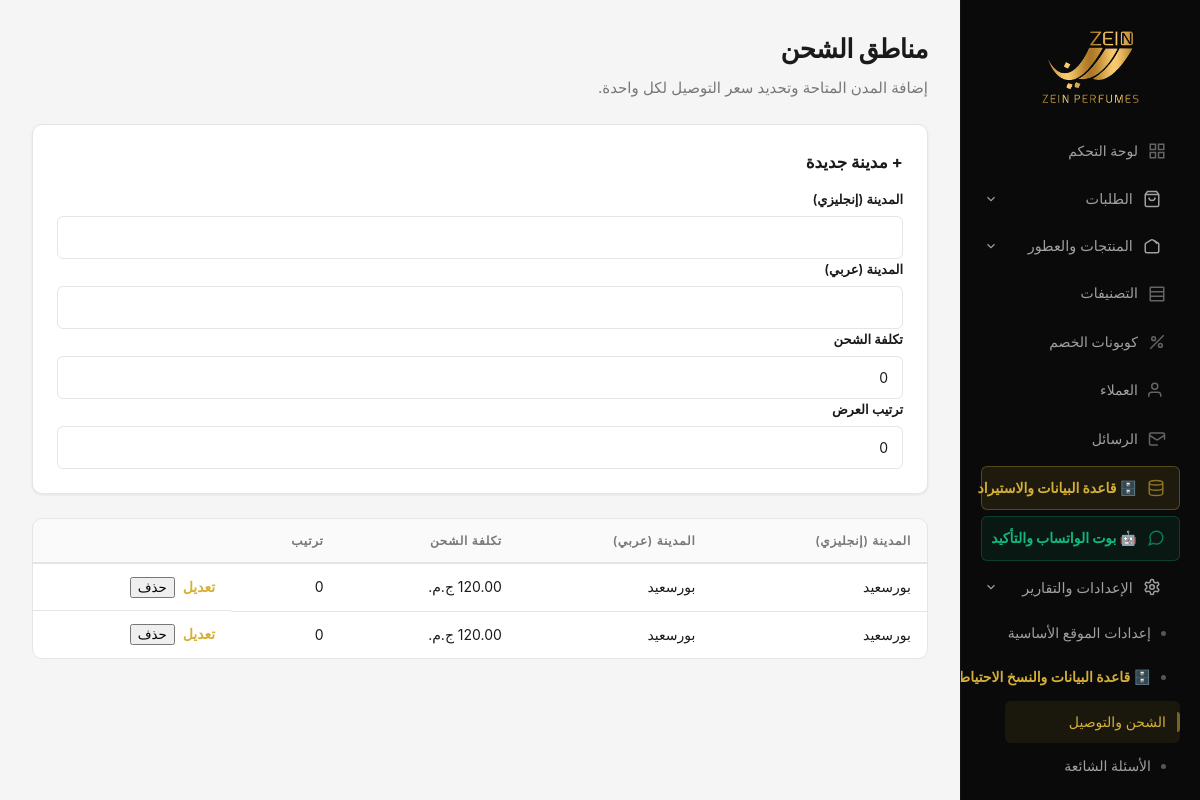
The page /admin/shipping.php (signed in) on the database its author committed.
### tables this page shows
CREATE TABLE `shipping_cities` (
  `id` int(10) UNSIGNED NOT NULL,
  `name_en` varchar(255) NOT NULL,
  `name_ar` varchar(255) NOT NULL,
  `shipping_cost` decimal(10,2) NOT NULL DEFAULT 0.00,
  `sort_order` int(11) NOT NULL DEFAULT 0,
  `active` tinyint(1) NOT NULL DEFAULT 1
);

### includes/locale.php (called while the page is built, shortened)
<?php
function current_lang(): string
{
    return $_SESSION['lang'] ?? 'ar';
}
function t(string $key, array $replace = []): string
{
    $lang = current_lang();
    $map = translation_map();
    $str = $map[$lang][$key] ?? $map['en'][$key] ?? $map['ar'][$key] ?? $key;
    return $str;
}

### includes/config.php (called while the page is built, shortened)
<?php
require_once __DIR__ . '/locale.php';
function esc(string $s): string
{
    return htmlspecialchars($s, ENT_QUOTES, 'UTF-8');
}
function format_price(float|int|string $amount): string
{
    return number_format((float)$amount, 2) . ' ' . t('currency');
}

### includes/admin_bootstrap.php (called while the page is built, shortened)
<?php
require_once __DIR__ . '/config.php';
function admin_base_path(): string
{
    $script = $_SERVER['SCRIPT_NAME'] ?? '';
    $dir = str_replace('\\', '/', dirname($script));
    if (substr($dir, -6) === '/admin') {
        $base = dirname($dir);
    } else {
        $base = $dir;
    }
    return $base === '/' || $base === '\\' ? '' : rtrim($base, '/');
}
function admin_url(string $path = ''): string
{
    $path = ltrim($path, '/');
    $prefix = admin_base_path() !== '' ? admin_base_path() . '/admin/' : '/admin/';
    return $prefix . $path;
}
function admin_js_string(string $translationKey): string
{
    return json_encode(t($translationKey), JSON_HEX_TAG | JSON_HEX_APOS | JSON_UNESCAPED_UNICODE);
}

### admin/shipping.php (the view, shortened to what this page needs)
<?php
$pdo = medal_pdo();
$rows = [];
$edit = null;
if ($pdo !== null) {
    try {
        $rows = $pdo->query('SELECT * FROM shipping_cities ORDER BY sort_order ASC, id ASC')->fetchAll();
    } catch (\Exception $e) {
        $rows = [];
    }
}
require __DIR__ . '/_layout_start.php';
?>
<h1><?= esc(t('admin_shipping')) ?></h1>
<p class="admin-lead"><?= esc(t('admin_shipping_lead')) ?></p>
<?php if ($pdo === null): ?>
    <div class="admin-error"><?= esc(t('admin_db_short')) ?></div>
<?php else: ?>
<div class="admin-card">
    <h2 style="margin-top:0;font-size:1.05rem"><?= $edit ? esc(t('admin_edit_city')) : esc(t('admin_new_city')) ?></h2>
    <form class="admin-form" method="post" action="<?= esc(admin_url('shipping_save.php')) ?>">
        <label for="name_en"><?= esc(t('admin_th_city_en')) ?></label>
        <input type="text" id="name_en" name="name_en" required value="<?= esc($edit ? (string) $edit['name_en'] : '') ?>">
        <label for="name_ar"><?= esc(t('admin_th_city_ar')) ?></label>
        <input type="text" id="name_ar" name="name_ar" required value="<?= esc($edit ? (string) $edit['name_ar'] : '') ?>" dir="rtl">
        <label for="shipping_cost"><?= esc(t('admin_label_cost')) ?></label>
        <input type="number" id="shipping_cost" name="shipping_cost" required value="<?= $edit ? (float) $edit['shipping_cost'] : 0 ?>" step="0.01" min="0">
        <label for="sort_order"><?= esc(t('admin_label_sort_order')) ?></label>
        <input type="number" id="sort_order" name="sort_order" value="<?= $edit ? (int) $edit['sort_order'] : 0 ?>">
    </form>
</div>
<div class="admin-table-wrap">
    <table class="admin-table">
        <thead>
            <tr>
                <th><?= esc(t('admin_th_city_en')) ?></th>
                <th><?= esc(t('admin_th_city_ar')) ?></th>
                <th><?= esc(t('admin_label_cost')) ?></th>
                <th><?= esc(t('admin_th_sort')) ?></th>
                <th></th>
            </tr>
        </thead>
        <tbody>
            <?php foreach ($rows as $r): ?>
                <tr>
                    <td data-label="<?= esc(t('admin_th_city_en')) ?>"><?= esc((string) $r['name_en']) ?></td>
                    <td data-label="<?= esc(t('admin_th_city_ar')) ?>" dir="rtl"><?= esc((string) $r['name_ar']) ?></td>
                    <td data-label="<?= esc(t('admin_label_cost')) ?>"><?= esc(format_price($r['shipping_cost'])) ?></td>
                    <td data-label="<?= esc(t('admin_th_sort')) ?>"><?= (int) $r['sort_order'] ?></td>
                    <td class="admin-actions">
                        <a class="btn-admin btn-admin--sm" href="<?= esc(admin_url('shipping.php?edit=' . (int) $r['id'])) ?>"><?= esc(t('admin_edit')) ?></a>
                        <form method="post" action="<?= esc(admin_url('shipping_delete.php')) ?>" style="display:inline" onsubmit="return confirm(<?= admin_js_string('admin_confirm_delete_city') ?>);">
                            <button type="submit" class="btn-admin btn-admin--sm btn-admin--danger"><?= esc(t('admin_delete')) ?></button>
                        </form>
                    </td>
                </tr>
            <?php endforeach; ?>
        </tbody>
    </table>
</div>
<?php endif; ?>
<?php require __DIR__ . '/_layout_end.php'; ?>

### assets/css/admin.css (style rules this page uses)
:root { --admin-bg: #f5f5f5; --admin-surface: #ffffff; --admin-sidebar-bg: #0a0a0a; --admin-sidebar-text: #a0a0a0; --admin-sidebar-active: #d4af37; --admin-sidebar-hover: #1a1a1a; --admin-primary: #d4af37; --admin-primary-hover: #c5a059; --admin-text: #1a1a1a; --admin-text-muted: #777; --admin-border: #e5e5e5; --admin-success: #10b981; --admin-warning: #f59e0b; --admin-danger: #ef4444; --admin-info: #3b82f6; --admin-radius: 10px; --admin-radius-sm: 6px; --admin-shadow: 0 1px 3px rgba(0,0,0,0.08); --admin-shadow-lg: 0 4px 20px rgba(0,0,0,0.1); --admin-transition: 0.2s ease; --admin-gold: #d4af37; --admin-gold-light: #f0dc82; --admin-badge-pending-bg: #fef9c3; --admin-badge-pending-text: #854d0e; --admin-badge-processing-bg: #dbeafe; --admin-badge-processing-text: #1e40af; --admin-badge-shipped-bg: #f3e8ff; --admin-badge-shipped-text: #6b21a8; --admin-badge-delivered-bg: #dcfce7; --admin-badge-delivered-text: #166534; --admin-badge-cancelled-bg: #fee2e2; --admin-badge-cancelled-text: #991b1b; }
*, *::before, *::after { box-sizing: border-box; }
.admin-body { margin: 0; min-height: 100vh; font-family: -apple-system, BlinkMacSystemFont, 'Segoe UI', Roboto, 'Helvetica Neue', Arial, sans-serif; font-size: 14px; line-height: 1.6; color: var(--admin-text); background: var(--admin-bg); -webkit-font-smoothing: antialiased; -moz-osx-font-smoothing: grayscale; }
.admin-main h1 { margin: 0 0 6px; font-size: 1.625rem; font-weight: 700; color: var(--admin-text); letter-spacing: -0.02em; }
.admin-lead { margin: 0 0 24px; color: var(--admin-text-muted); font-size: 0.9375rem; }
.admin-card { background: var(--admin-surface); border: 1px solid var(--admin-border); border-radius: var(--admin-radius); padding: 24px; margin-bottom: 24px; box-shadow: var(--admin-shadow); transition: box-shadow var(--admin-transition), transform var(--admin-transition); }
.admin-card > :first-child { margin-top: 0; }
.admin-card > :last-child { margin-bottom: 0; }
.admin-table-wrap { overflow-x: auto; border-radius: var(--admin-radius); border: 1px solid var(--admin-border); background: var(--admin-surface); }
.admin-table { width: 100%; border-collapse: collapse; font-size: 0.875rem; }
.admin-table thead { background: rgba(0,0,0,0.02); }
.admin-table th { padding: 12px 16px; text-align: start; font-weight: 600; font-size: 0.75rem; text-transform: uppercase; letter-spacing: 0.06em; color: var(--admin-text-muted); border-bottom: 2px solid var(--admin-border); white-space: nowrap; }
.admin-table td { padding: 12px 16px; border-bottom: 1px solid var(--admin-border); color: var(--admin-text); vertical-align: middle; }
.admin-table tbody tr { transition: background var(--admin-transition); }
.admin-table tbody tr:last-child td { border-bottom: none; }
.admin-table a { color: var(--admin-gold); text-decoration: none; font-weight: 600; }
.admin-form label { display: block; margin-bottom: 6px; font-size: 0.8125rem; font-weight: 600; color: var(--admin-text); }
.admin-input, .admin-form input[type="text"], .admin-form input[type="email"], .admin-form input[type="number"], .admin-form input[type="password"], .admin-form input[type="tel"], .admin-form input[type="date"], .admin-form input[type="search"], .admin-form select, .admin-form textarea { width: 100%; padding: 10px 14px; border-radius: var(--admin-radius-sm); border: 1px solid var(--admin-border); background: var(--admin-surface); color: var(--admin-text); font-family: inherit; font-size: 0.875rem; line-height: 1.5; transition: border-color var(--admin-transition), box-shadow var(--admin-transition); appearance: none; -webkit-appearance: none; }
.admin-actions { display: flex; gap: 8px; flex-wrap: wrap; }

### rows shown on the page
shipping_cities: name_en "بورسعيد", name_ar "بورسعيد", shipping_cost "120.00 ج.م.", sort_order "0"
shipping_cities: name_en "بورسعيد", name_ar "بورسعيد", shipping_cost "120.00 ج.م.", sort_order "0"

### other values the page prints
t('admin_nav_dashboard') "لوحة التحكم"
t('admin_nav_categories') "التصنيفات"
t('admin_nav_promo_codes') "كوبونات الخصم"
t('admin_nav_messages') "الرسائل"
t('admin_shipping') "مناطق الشحن"
t('admin_shipping_lead') "إضافة المدن المتاحة وتحديد سعر التوصيل لكل واحدة."
t('admin_new_city') "+ مدينة جديدة"
t('admin_th_city_en') "المدينة (إنجليزي)"
t('admin_th_city_ar') "المدينة (عربي)"
t('admin_label_cost') "تكلفة الشحن"
t('admin_label_sort_order') "ترتيب العرض"
t('admin_th_sort') "ترتيب"
